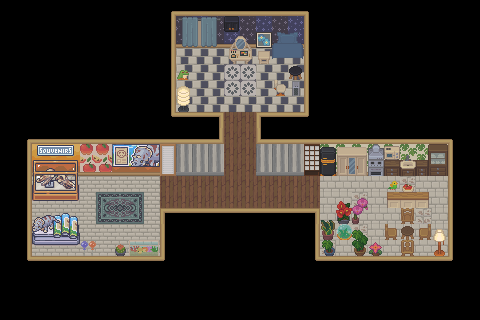

A level layout from a 2D game, rendered from its tile map. Below: a short description, then the map file with its tile-grid data intact:
An orthogonal 30x20 tile map with 16x16 px tiles, 2 tile layers (Tile Layer 1, Tile Layer 2).

<map version="1.10" tiledversion="1.11.2" orientation="orthogonal" renderorder="right-down" width="30" height="20" tilewidth="16" tileheight="16" infinite="0" nextlayerid="3" nextobjectid="1">
 <tileset firstgid="1" source="global.tsx" />
 <layer id="1" name="Tile Layer 1" width="30" height="20">
  <data encoding="csv">
0,0,0,0,0,0,0,0,0,0,20793,20794,20794,20794,20794,20794,20794,20794,20794,20795,0,0,0,0,0,0,0,0,0,0,
0,0,0,0,0,0,0,0,0,0,21063,16762,16763,16762,16763,16762,16763,16762,16763,21065,0,0,0,0,0,0,0,0,0,0,
0,0,0,0,0,0,0,0,0,0,21063,17032,17033,17032,17033,17032,17033,17032,17033,21065,0,0,0,0,0,0,0,0,0,0,
0,0,0,0,0,0,0,0,0,0,21063,20268,20268,20268,20268,20268,20268,20268,20268,21065,0,0,0,0,0,0,0,0,0,0,
0,0,0,0,0,0,0,0,0,0,21063,20268,20268,20268,20261,20261,20268,20268,20268,21065,0,0,0,0,0,0,0,0,0,0,
0,0,0,0,0,0,0,0,0,0,21063,20268,20268,20268,20261,20261,20268,20268,20268,21065,0,0,0,0,0,0,0,0,0,0,
0,0,0,0,0,0,0,0,0,0,21063,20268,20268,20268,20268,20268,20268,20268,20268,21065,0,0,0,0,0,0,0,0,0,0,
0,0,0,0,0,0,0,0,0,0,21333,21334,21334,21062,19185,19185,21061,21334,21334,21335,0,0,0,0,0,0,0,0,0,0,
0,20793,20794,20794,20794,20794,20794,20794,20794,20794,20794,20794,20794,21332,19185,19185,21331,20794,20794,20794,20794,20794,20794,20794,20794,20794,20794,20794,20795,0,
0,21063,15693,15693,15693,14592,14592,15693,15693,15693,15132,15141,15141,15141,19185,19185,15141,15141,15141,15129,14074,14074,14074,14074,14074,14074,14074,14074,21065,0,
0,21063,15963,15963,15963,14862,14862,15963,15963,15963,15402,15411,15411,15411,19185,19185,15411,15411,15411,15399,14344,14344,14344,14344,14344,14344,14344,14344,21065,0,
0,21063,17828,17828,17828,17828,17828,17828,17828,17828,19185,19185,19185,19185,19185,19185,19185,19185,19185,19185,18108,18108,18108,18108,18108,17849,18108,18108,21065,0,
0,21063,17828,17828,17828,17828,17828,17828,17828,17828,19185,19185,19185,19185,19185,19185,19185,19185,19185,19185,18108,18108,17849,18108,18108,18108,18108,18108,21065,0,
0,21063,17828,17828,17828,17828,17828,17828,17828,17828,21061,21334,21334,21334,21334,21334,21334,21334,21334,21062,18108,18108,18108,18108,18108,18108,17849,18108,21065,0,
0,21063,17828,17828,17828,17828,17828,17828,17828,17828,21065,0,0,0,0,0,0,0,0,21063,18108,18108,17849,18108,18108,18108,18108,18108,21065,0,
0,21063,17828,17828,17828,17828,17828,17828,17828,17828,21065,0,0,0,0,0,0,0,0,21063,17849,18108,18108,18108,18108,18108,18108,18108,21065,0,
0,21333,21334,21334,21334,21334,21334,21334,21334,21334,21335,0,0,0,0,0,0,0,0,21333,21334,21334,21334,21334,21334,21334,21334,21334,21335,0,
0,0,0,0,0,0,0,0,0,0,0,0,0,0,0,0,0,0,0,0,0,0,0,0,0,0,0,0,0,0,
0,0,0,0,0,0,0,0,0,0,0,0,0,0,0,0,0,0,0,0,0,0,0,0,0,0,0,0,0,0,
0,0,0,0,0,0,0,0,0,0,0,0,0,0,0,0,0,0,0,0,0,0,0,0,0,0,0,0,0,0
</data>
 </layer>
 <layer id="2" name="Tile Layer 2" width="30" height="20">
  <data encoding="csv">
0,0,0,0,0,0,0,0,0,0,0,0,0,0,0,0,0,0,0,0,0,0,0,0,0,0,0,0,0,0,
0,0,0,0,0,0,0,0,0,0,0,14665,14666,14667,22993,0,0,0,0,0,0,0,0,0,0,0,0,0,0,0,
0,0,0,0,0,0,0,0,0,0,0,14935,14936,14937,30011,30012,20088,50007,50008,0,0,0,0,0,0,0,0,0,0,0,
0,0,0,0,0,0,0,0,0,0,0,0,0,0,30281,30282,29743,50277,50278,0,0,0,0,0,0,0,0,0,0,0,
0,0,0,0,0,0,0,0,0,0,0,27621,0,0,0,0,0,0,23560,0,0,0,0,0,0,0,0,0,0,0,
0,0,0,0,0,0,0,0,0,0,0,26278,0,0,0,0,0,24095,25484,0,0,0,0,0,0,0,0,0,0,0,
0,0,0,0,0,0,0,0,0,0,0,26548,0,0,0,0,0,0,0,0,0,0,0,0,0,0,0,0,0,0,
0,0,0,0,0,0,0,0,0,0,0,0,0,0,0,0,0,0,0,0,0,0,0,0,0,0,0,0,0,0,
0,0,0,0,0,0,0,0,0,0,0,0,0,0,0,0,0,0,0,0,0,0,0,0,0,0,0,0,0,0,
0,0,23661,23662,23663,0,0,24739,24740,24741,0,0,0,0,0,0,0,0,0,0,17887,41893,41894,22181,20314,22454,22455,22456,0,0,
0,0,21762,21763,21764,0,0,25009,25010,25011,0,0,0,0,0,0,0,0,0,0,18157,42163,42164,22721,22723,22724,22725,22726,0,0,
0,0,22032,22033,22034,0,0,0,0,0,0,0,0,0,0,0,0,0,0,0,0,0,0,0,21741,21125,0,0,0,0,
0,0,22302,22303,22304,0,21617,21618,21619,0,0,0,0,0,0,0,0,0,0,0,0,19543,18460,0,20308,20309,20310,0,0,0,
0,0,24742,24743,24744,0,21887,21888,21889,0,0,0,0,0,0,0,0,0,0,0,17916,19813,18730,0,0,21671,0,0,0,0,
0,0,25012,25013,25014,0,0,0,0,0,0,0,0,0,0,0,0,0,0,0,18186,27356,17377,0,22209,23556,22210,26820,0,0,
0,0,25282,25283,25284,17049,0,18197,18796,18797,0,0,0,0,0,0,0,0,0,0,17652,0,17647,20085,0,22211,0,27090,0,0,
0,0,0,0,0,0,0,0,0,0,0,0,0,0,0,0,0,0,0,0,0,0,0,0,0,0,0,0,0,0,
0,0,0,0,0,0,0,0,0,0,0,0,0,0,0,0,0,0,0,0,0,0,0,0,0,0,0,0,0,0,
0,0,0,0,0,0,0,0,0,0,0,0,0,0,0,0,0,0,0,0,0,0,0,0,0,0,0,0,0,0,
0,0,0,0,0,0,0,0,0,0,0,0,0,0,0,0,0,0,0,0,0,0,0,0,0,0,0,0,0,0
</data>
 </layer>
</map>